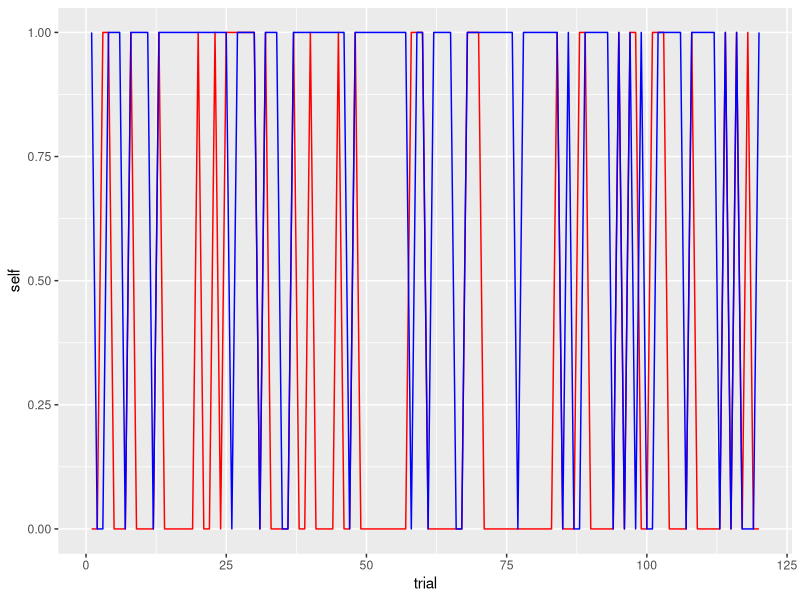
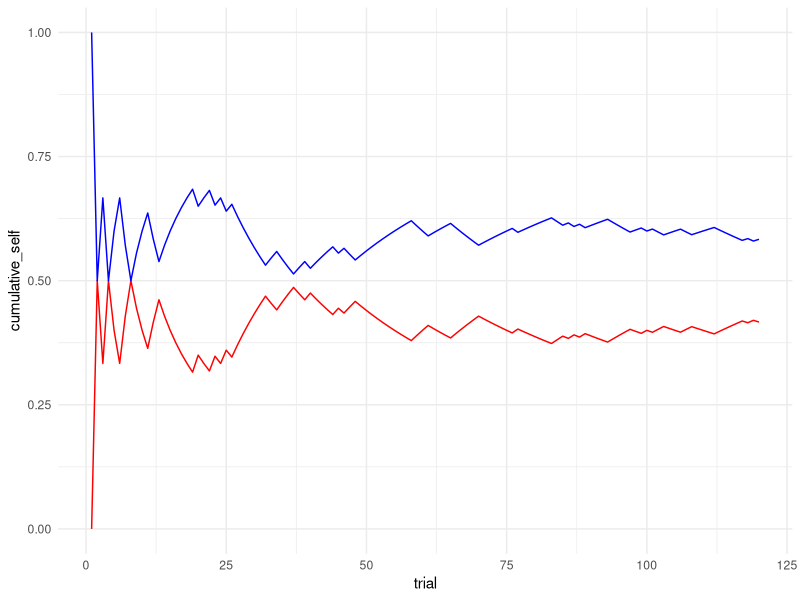
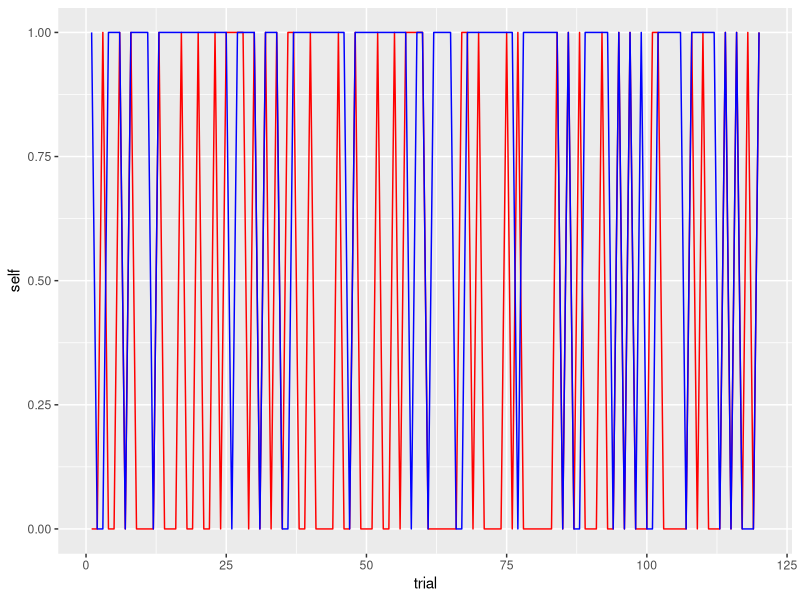
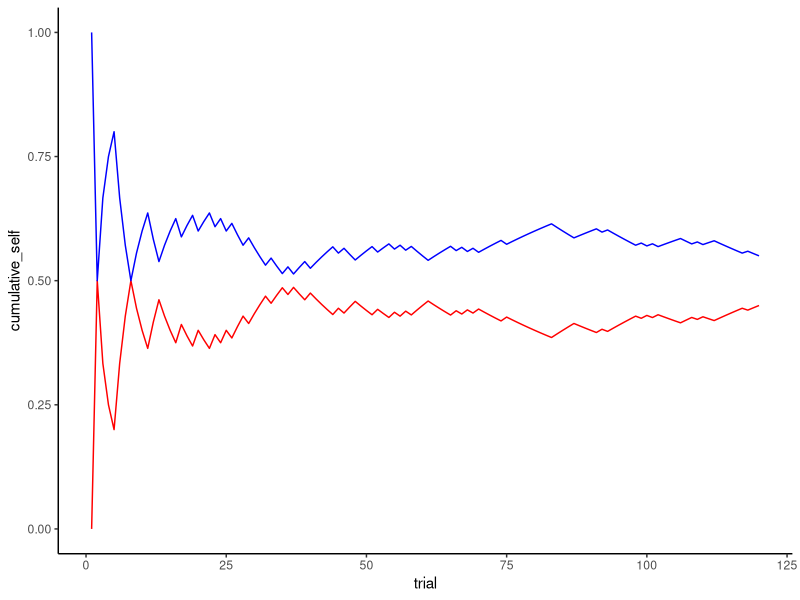
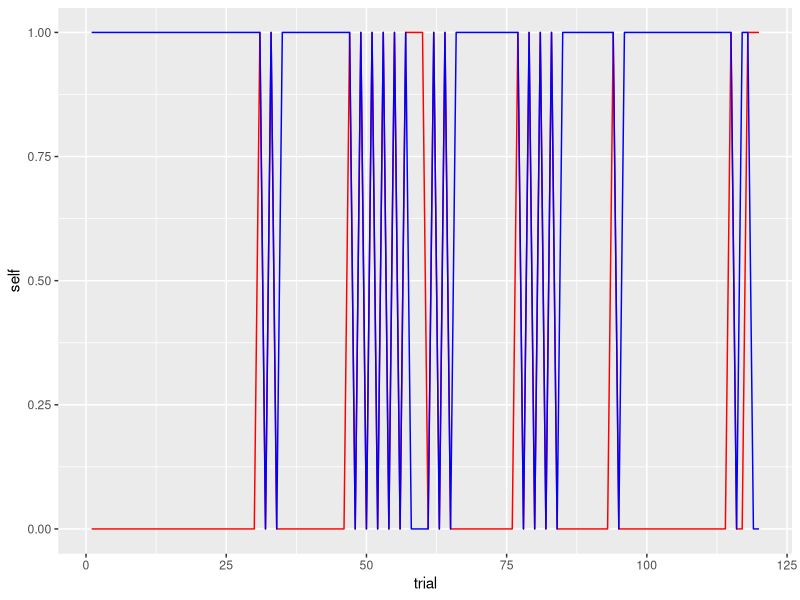
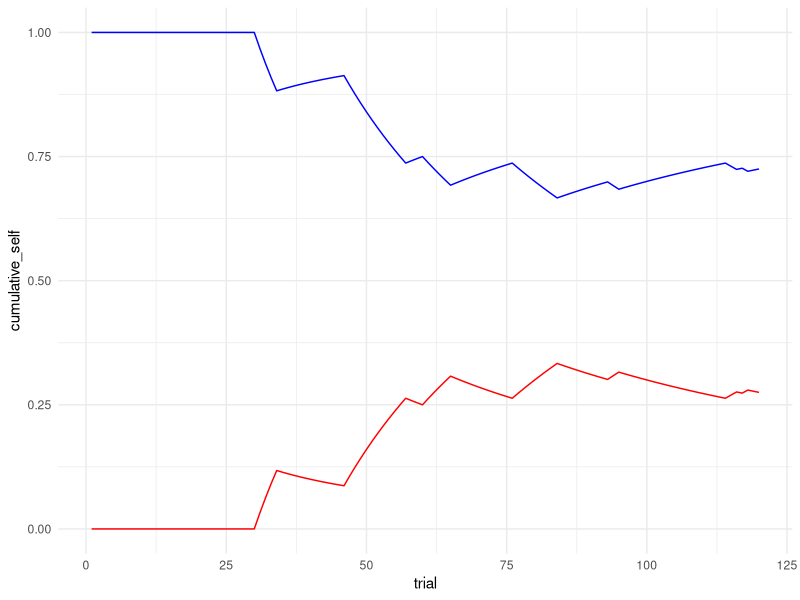
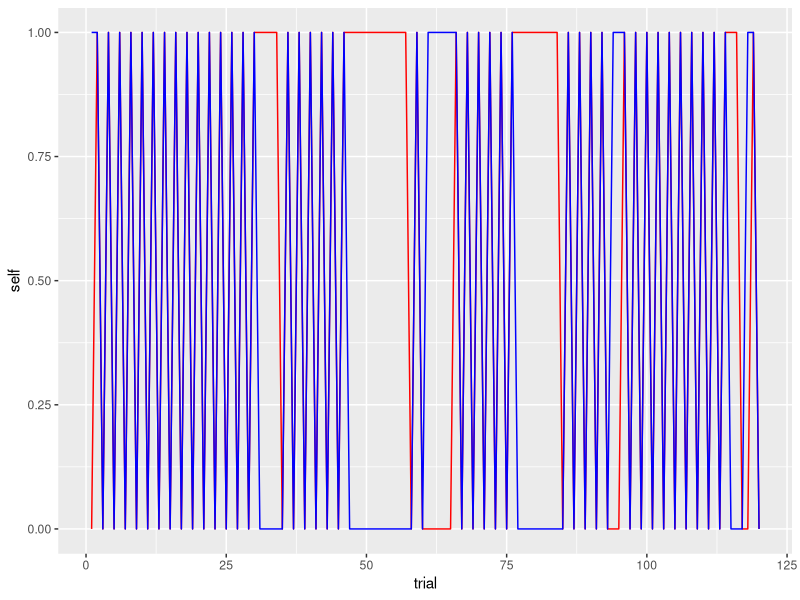
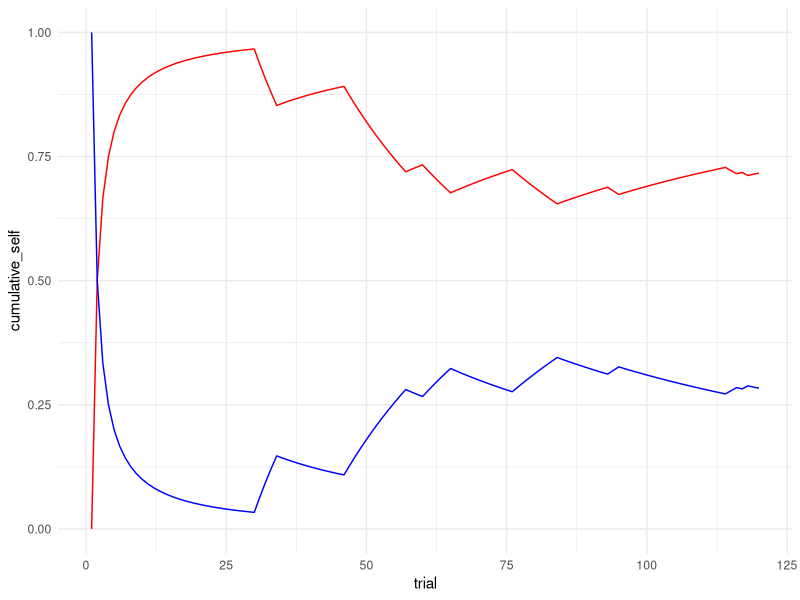

Here is the R script that generated these plots, in order:
## ---- chunk 1
knitr::opts_chunk$set(echo = TRUE)
## ---- chunk 2
library(tidyverse)

set.seed(1997)

## ---- chunk 3

random_agent <- function(bias) {
  choice <- rbinom(1,1, bias)
  return(choice)
}

bias <- 0.5

random_choice <- random_agent(bias)
random_choice

## ---- chunk 4
trials <- 120

random_choice <- rep(NA, trials)

for(trial in seq(trials)) {
  random_choice[trial] <- random_agent(bias)
}

df1 <- tibble(trial = seq(trials), choice = random_choice)



## ---- chunk 5
#Agent with a strong reaction to loosing, meaning it sticks more to the strategy of staying when losing. 
win_switch_agent <- function(prev_choice, feedback, bias_lose, bias_win) {
  if (feedback == 0) { #lose stay
    if(prev_choice == 0) { 
      choice = rbinom(1, 1, (1-bias_lose))}
    if(prev_choice == 1) { 
      choice = rbinom(1, 1, bias_lose)}
      }
  else if (feedback == 1) { #win shift
    if(prev_choice == 0) { 
      choice = rbinom(1, 1, bias_win)}
    if(prev_choice == 1) { 
      choice = rbinom(1, 1, (1-bias_win))}
  }
  return(choice)  }

## ---- chunk 6
#random agent bias
bot_bias <- 0.7

# strong tendency to stick with the strategy
bias_lose_strong <- 0.9
bias_win_strong <- 0.7


#loss aversive wsls strategy
bias_lose_weak <- 0.7
bias_win_weak <- 0.9

## ---- chunk 7
set.seed(1997)

self <- rep(NA, trials)
bot <- rep(NA, trials)

self[1] <- random_agent(0.5)

for(trial in seq(trials)) {
  bot[trial] <- random_agent(bot_bias)
}

for (trial in 2:trials){
  if(self[trial-1] == bot[trial-1]) {
    feedback = 1
  } else {feedback = 0}
  self[trial] <- win_switch_agent(prev_choice = self[trial-1], feedback, bias_lose_strong, bias_win_strong)
}


print(self)

## ---- chunk 8
#Sanity check plot
performance_df_strong <- tibble(self, bot, trial = seq(trials), feedback = as.numeric(self==bot))

performance_df_strong %>% ggplot() +
  geom_line(color = "red", aes(trial, self)) +
  geom_line(color = "blue", aes(trial, bot))



## ---- chunk 9
performance_df_strong <- tibble(self, bot, trial = seq(trials), feedback = as.numeric(self==bot))

performance_df_strong <- performance_df_strong %>% 
  mutate(cumulative_self = cumsum(feedback)/seq_along(feedback), 
         cumulative_bot = cumsum(1-feedback)/ seq_along(feedback))


performance_df_strong %>% ggplot() +
  geom_line(aes(trial, cumulative_self), color = "red")+
  geom_line(aes(trial, cumulative_bot), color = "blue") +
  theme_minimal()


## ---- chunk 10
set.seed(1997)

self <- rep(NA, trials)
bot <- rep(NA, trials)

self[1] <- random_agent(0.5)

for(trial in seq(trials)) {
  bot[trial] <- random_agent(bot_bias)
}

for (trial in 2:trials){
  if(self[trial-1] == bot[trial-1]) {
    feedback = 1
  } else {feedback = 0}
  self[trial] <- win_switch_agent(prev_choice = self[trial-1], feedback, bias_lose_weak, bias_win_weak)
}

## ---- chunk 11
#Sanity check plot
performance_df_weak <- tibble(self, bot, trial = seq(trials), feedback = as.numeric(self==bot))

performance_df_weak %>% ggplot() +
  geom_line(color = "red", aes(trial, self)) +
  geom_line(color = "blue", aes(trial, bot))
## ---- chunk 12
performance_df_weak <- tibble(self, bot, trial = seq(trials), feedback = as.numeric(self==bot))

performance_df_weak <- performance_df_weak %>% 
  mutate(cumulative_self = cumsum(feedback)/seq_along(feedback), 
         cumulative_bot = cumsum(1-feedback)/ seq_along(feedback))


performance_df_weak %>% ggplot() +
  geom_line(aes(trial, cumulative_self), color = "red")+
  geom_line(aes(trial, cumulative_bot), color = "blue")+
  theme_classic()
## ---- chunk 13

win_stay_agent <- function (prev_choice, feedback) {
  if (feedback == 1){
    choice = prev_choice
  }
  else if (feedback == 0) {
    choice = 1-prev_choice
  }
  return(choice)
}

## ---- chunk 14
set.seed(1997)

self <- rep(NA, trials)
bot <- rep(NA, trials)

self[1] <- random_agent(0.5)
bot[1] <- random_agent(0.5)

for (trial in 2:trials){
  if ( self[trial-1] == bot[trial-1]) {
    feedback = 1
  }
  else {
    feedback = 0
  }
  self[trial] <- win_switch_agent(prev_choice = self[trial-1], 
                                  feedback, 
                                  bias_lose_strong,
                                  bias_win_strong)
  bot[trial] <- win_stay_agent(prev_choice = bot[trial-1],
                               1-feedback)
}




## ---- chunk 15
#Sanity check plot
performance_df_strong <- tibble(self, bot, trial = seq(trials), feedback = as.numeric(self==bot))

performance_df_strong %>% ggplot() +
  geom_line(color = "red", aes(trial, self)) +
  geom_line(color = "blue", aes(trial, bot))
## ---- chunk 16
performance_df_strong <- tibble(self, bot, trial = seq(trials), feedback = as.numeric(self==bot))

performance_df_strong <- performance_df_strong %>% 
  mutate(cumulative_self = cumsum(feedback)/seq_along(feedback), 
         cumulative_bot = cumsum(1-feedback)/ seq_along(feedback))


performance_df_strong %>% ggplot() +
  geom_line(aes(trial, cumulative_self), color = "red")+
  geom_line(aes(trial, cumulative_bot), color = "blue") +
  theme_minimal()
## ---- chunk 17

set.seed(1997)

self <- rep(NA, trials)
bot <- rep(NA, trials)

self[1] <- random_agent(0.5)
bot[1] <- random_agent(0.5)

for (trial in 2:trials){
  if (self[trial-1] == bot[trial-1]) {
    feedback = 1
  }
  else {
    feedback = 0
  }
  self[trial] <- win_switch_agent(prev_choice = self[trial-1],
                                  feedback, 
                                  bias_lose_weak, 
                                  bias_win_weak)
  bot[trial] <- win_stay_agent(prev_choice = bot[trial-1],
                               1-feedback)
}



## ---- chunk 18
#Sanity check plot
performance_df_weak <- tibble(self, bot, trial = seq(trials), feedback = as.numeric(self==bot))

performance_df_weak %>% ggplot() +
  geom_line(color = "red", aes(trial, self)) +
  geom_line(color = "blue", aes(trial, bot))
## ---- chunk 19
performance_df_weak <- tibble(self, bot, trial = seq(trials), feedback = as.numeric(self==bot))

performance_df_weak <- performance_df_weak %>% 
  mutate(cumulative_self = cumsum(feedback)/seq_along(feedback), 
         cumulative_bot = cumsum(1-feedback)/ seq_along(feedback))


performance_df_weak %>% ggplot() +
  geom_line(aes(trial, cumulative_self), color = "red")+
  geom_line(aes(trial, cumulative_bot), color = "blue") +
  theme_minimal()
## ---- chunk 20
agents <- 10

feedback <- array(NA, c(agents, trials))
cum_self <- array(NA, c(agents, trials))



set.seed(1997)


for(agent in 1:agents){
  self <- rep(NA, trials)
  bot <- rep(NA, trials)

  self[1] <- random_agent(0.5)
  bot[1] <- random_agent(0.5)
  
  
  for (trial in 2:trials){
    if (self[trial-1] == bot[trial-1]) {
      feedback[agent, trial] = 1
    }
    else {
      feedback[agent, trial] = 0
    }
    self[trial] <- win_switch_agent(prev_choice = self[trial-1],
                                    feedback = feedback[agent,trial], 
                                    bias_lose_weak, 
                                    bias_win_weak)
    bot[trial] <- win_stay_agent(prev_choice = bot[trial-1],
                                 feedback = 1-feedback[agent,trial])
   
    cum_self[agent,trial] <- (cumsum(feedback[agent, trial])/seq_along(trials))
  }
}




